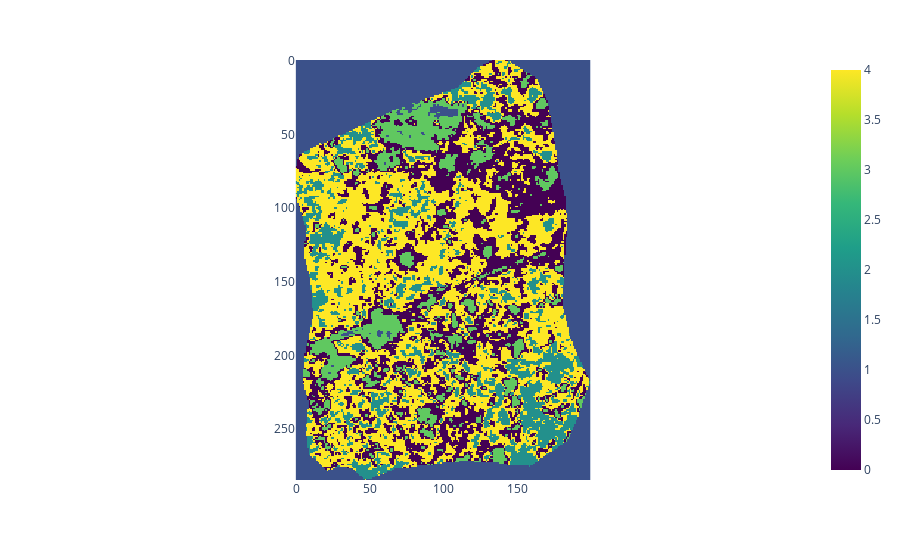

The code cell stored with this chart in its notebook:
### Markdown cell above
By ignoring the spectral resolution and the reflectance value, the absorption features indicator for each minerals are summarized below:


Illite and muscovite has very similar absorption features, the ratio of water absorption features in 1900nm and AlOH at 2200 nm were used to distinguish the different (indicaty the crystalinity degree). Note that Muscovite clearly shown higher ratio of absorption feature in both wavelength range compared to Illite.

### Code cell
import plotly.express as px
fig = px.imshow(classified[:, :, 230], color_continuous_scale='viridis')
fig.show()

### Figure 1 — Plotly figure (JSON) as saved in the notebook; plotly's stock layout.template omitted (floating-point values rounded to 4 significant figures; data arrays with more than 128 entries replaced by an {"elided": "..."} marker saying what was removed)
{"data": [{"coloraxis": "coloraxis", "hovertemplate": "x: %{x}<br>y: %{y}<br>color: %{z}<extra></extra>", "type": "heatmap", "z": {"elided": "285x200 int values"}}], "layout": {"coloraxis": {"colorscale": [[0, "#440154"], [0.1111, "#482878"], [0.2222, "#3e4989"], [0.3333, "#31688e"], [0.4444, "#26828e"], [0.5556, "#1f9e89"], [0.6667, "#35b779"], [0.7778, "#6ece58"], [0.8889, "#b5de2b"], [1, "#fde725"]]}, "margin": {"t": 60}, "xaxis": {"constrain": "domain", "scaleanchor": "y"}, "yaxis": {"autorange": "reversed", "constrain": "domain"}}}
